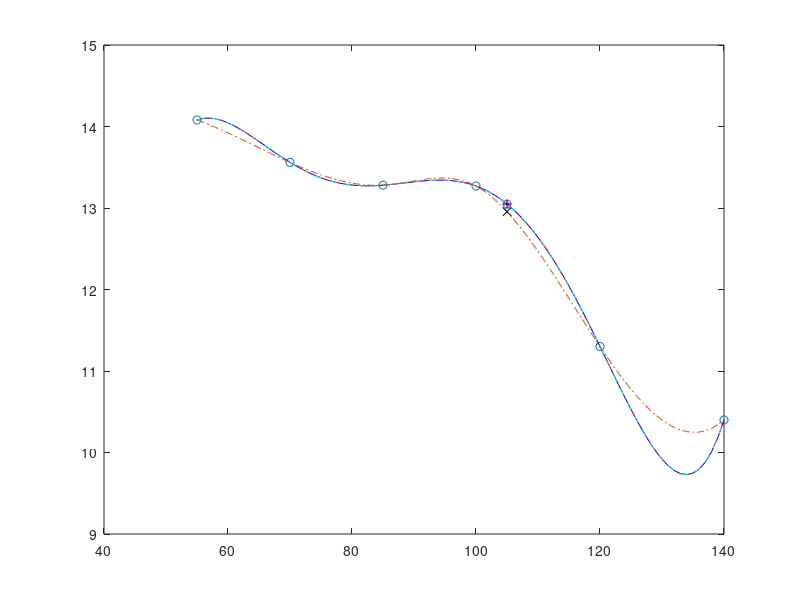

Here is the MATLAB script that generated this plot:
% Aluno: João Vicente Souto
% Matrícula: 16105151

% Obs.: Foi colocado pause após cada método para poder ver
% o gráfico e notar que todos geram o mesmo polinomio.

% Pontos e F(x)
x = [55 70 85 100 120 140];
y = [14.08 13.56 13.28 13.27 11.30 10.4];
n = length(x);
xmin = x(1);
xmax = x(n);

% Pontos dados
plot(x,y, 'o');
hold on
pause

x_reta = [xmin:1:xmax];
n_reta = length(x_reta);

% Questão 1:
% Encontrado os coeficientes na mão, resultado com arrendamento:
% coef_mao = [-161.1057 10.807 -0.2584 0.003 -1.6805*10^(-5) 3.66*10^(-8)];
% Matriz das equações P(x) = a0x^0 + a1x^1 + ... + a(n-1)x^(n-1)
for i = 1:n
   for j = 1:n
      A(i,j) = x(i)^(j-1);
   end
end

% Solução do sistema
coef_sistema = A\y';

for i = 1:n_reta
    y_sistema(i) = 0;
    for j = 1:n
        y_sistema(i) = y_sistema(i) + coef_sistema(j) * x_reta(i)^(j-1);
    end
end

plot(x_reta, y_sistema, 'b');
hold on
pause
% FIM 1

% Questão 2: Lagrange
for k = 1:n_reta
    y_lagrange(k) = 0;
    for i = 1:n
        cima = 1;
        baixo = 1;
       for j = 1:n
           if i ~= j
               cima = cima * (x_reta(k)-x(j));
               baixo = baixo * (x(i) - x(j));
           end
       end
       L(i) = cima/baixo;
       y_lagrange(k) = y_lagrange(k) + y(i)*L(i);
    end
end

plot(x_reta, y_lagrange, 'c--');
hold on
pause
% Fim 2

% Questão 3: Diferenças de Newton
A_newton(:, 1) = y; % Primeira coluna igual a y
for j = 2:n
   for i = j:n
       A_newton(i,j) = (A_newton(i,j-1) - A_newton(i-1,j-1)) / (x(i) - x(i-j+1));
   end
end

for k = 1:n_reta
    y_newton(k) = A_newton(1,1);
    for i = 2:n
       mult = A_newton(i,i);
       for j = 1:i-1
         mult = mult * (x_reta(k) - x(j));
       end
       y_newton(k) = y_newton(k) + mult;
    end
end

plot(x_reta, y_newton, 'r:');
hold on
pause
% Fim 3

% Questão 4: Spline do matlab
spl = spline(x, y, x_reta);
plot(x_reta, spl, '-.')
hold on
pause
% Fim 4

% Questão 5: Comparar os resultados
% Todos os métodos, menos o spline, chegam no mesmo polinomio de grau 6,
% porque ele é único. Já a função spline é gerado um polinomio de grau 3,
% resultando num gráfico um pouco diferente.
% Film 5

% Questão 6:
sistema_105 = 0;
for j = 1:n
    sistema_105 = sistema_105 + coef_sistema(j) * 105^(j-1);
end

lagrange_105 = 0;
for i = 1:n
    cima = 1;
    baixo = 1;
   for j = 1:n
       if i ~= j
           cima = cima * (105-x(j));
           baixo = baixo * (x(i) - x(j));
       end
   end
   L(i) = cima/baixo;
   lagrange_105 = lagrange_105 + y(i)*L(i);
end

newton_105 = A_newton(1,1);
for i = 2:n
   mult = A_newton(i,i);
   for j = 1:i-1
     mult = mult * (105 - x(j));
   end
   newton_105 = newton_105 + mult;
end

spline_105 = spl = spline(x, y, 105);

plot(105, sistema_105, 'c^')
plot(105, lagrange_105, 'mo')
plot(105, newton_105, 'k+')
plot(105, spline_105, 'kx')
hold on
% Todos, menos o spline, geram o mesmo resultado.
pause
